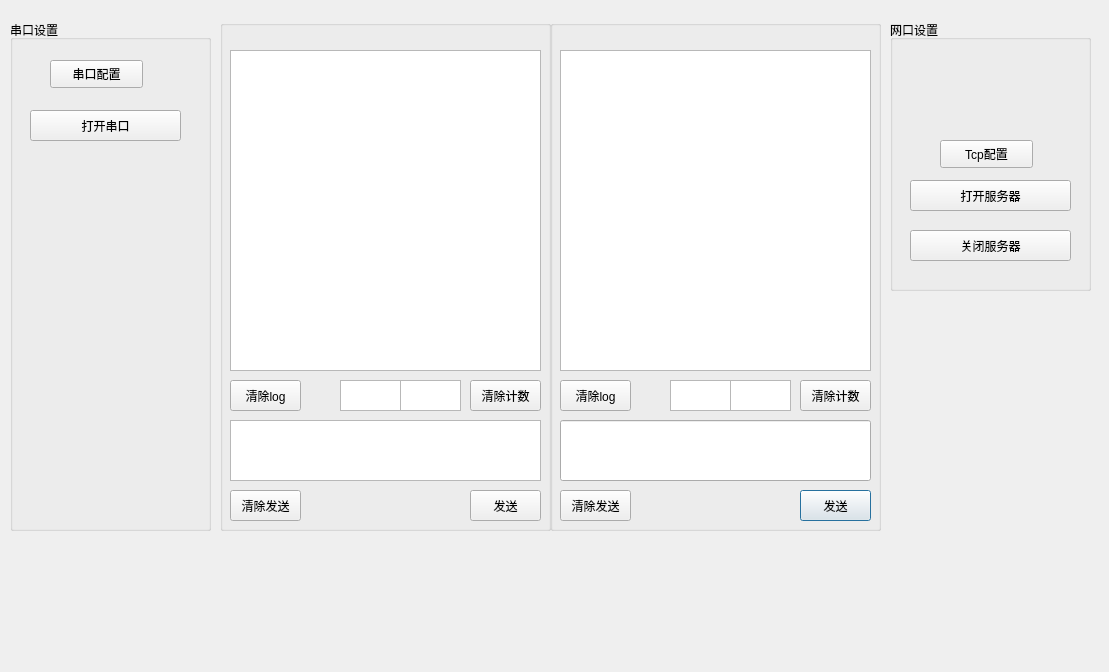
<?xml version="1.0" encoding="UTF-8"?>
<ui version="4.0">
 <class>Module1Dialog</class>
 <widget class="QDialog" name="Module1Dialog">
  <property name="geometry">
   <rect>
    <x>0</x>
    <y>0</y>
    <width>1109</width>
    <height>672</height>
   </rect>
  </property>
  <property name="windowTitle">
   <string>Dialog</string>
  </property>
  <widget class="QGroupBox" name="tcp_display_group">
   <property name="geometry">
    <rect>
     <x>550</x>
     <y>20</y>
     <width>331</width>
     <height>511</height>
    </rect>
   </property>
   <property name="title">
    <string/>
   </property>
   <widget class="QPushButton" name="pushButtonSend">
    <property name="geometry">
     <rect>
      <x>250</x>
      <y>470</y>
      <width>71</width>
      <height>31</height>
     </rect>
    </property>
    <property name="text">
     <string>发送</string>
    </property>
   </widget>
   <widget class="QPushButton" name="log_clear_tcp">
    <property name="geometry">
     <rect>
      <x>10</x>
      <y>360</y>
      <width>71</width>
      <height>31</height>
     </rect>
    </property>
    <property name="text">
     <string>清除log</string>
    </property>
   </widget>
   <widget class="QTextEdit" name="tx_display_tcp">
    <property name="enabled">
     <bool>true</bool>
    </property>
    <property name="geometry">
     <rect>
      <x>120</x>
      <y>360</y>
      <width>61</width>
      <height>31</height>
     </rect>
    </property>
   </widget>
   <widget class="QPushButton" name="rxtx_clear_tcp">
    <property name="geometry">
     <rect>
      <x>250</x>
      <y>360</y>
      <width>71</width>
      <height>31</height>
     </rect>
    </property>
    <property name="text">
     <string>清除计数</string>
    </property>
   </widget>
   <widget class="QTextEdit" name="textEditLog">
    <property name="geometry">
     <rect>
      <x>10</x>
      <y>30</y>
      <width>311</width>
      <height>321</height>
     </rect>
    </property>
   </widget>
   <widget class="QTextEdit" name="rx_display_tcp">
    <property name="geometry">
     <rect>
      <x>180</x>
      <y>360</y>
      <width>61</width>
      <height>31</height>
     </rect>
    </property>
   </widget>
   <widget class="QPushButton" name="tx_data_clear_tcp">
    <property name="geometry">
     <rect>
      <x>10</x>
      <y>470</y>
      <width>71</width>
      <height>31</height>
     </rect>
    </property>
    <property name="text">
     <string>清除发送</string>
    </property>
   </widget>
   <widget class="QLineEdit" name="lineEditTextToSend">
    <property name="geometry">
     <rect>
      <x>10</x>
      <y>400</y>
      <width>311</width>
      <height>61</height>
     </rect>
    </property>
   </widget>
  </widget>
  <widget class="QGroupBox" name="groupBox_2">
   <property name="geometry">
    <rect>
     <x>890</x>
     <y>20</y>
     <width>201</width>
     <height>271</height>
    </rect>
   </property>
   <property name="title">
    <string>网口设置</string>
   </property>
   <widget class="QPushButton" name="pushButtonConnect">
    <property name="geometry">
     <rect>
      <x>20</x>
      <y>160</y>
      <width>161</width>
      <height>31</height>
     </rect>
    </property>
    <property name="text">
     <string>打开服务器</string>
    </property>
   </widget>
   <widget class="QPushButton" name="pushButtonDisConnect">
    <property name="geometry">
     <rect>
      <x>20</x>
      <y>210</y>
      <width>161</width>
      <height>31</height>
     </rect>
    </property>
    <property name="text">
     <string>关闭服务器</string>
    </property>
   </widget>
   <widget class="QPushButton" name="tcpConfigButton">
    <property name="geometry">
     <rect>
      <x>50</x>
      <y>120</y>
      <width>93</width>
      <height>28</height>
     </rect>
    </property>
    <property name="text">
     <string>Tcp配置</string>
    </property>
   </widget>
  </widget>
  <widget class="QGroupBox" name="serial_display_group">
   <property name="geometry">
    <rect>
     <x>220</x>
     <y>20</y>
     <width>331</width>
     <height>511</height>
    </rect>
   </property>
   <property name="title">
    <string/>
   </property>
   <widget class="QPushButton" name="send_button">
    <property name="geometry">
     <rect>
      <x>250</x>
      <y>470</y>
      <width>71</width>
      <height>31</height>
     </rect>
    </property>
    <property name="text">
     <string>发送</string>
    </property>
   </widget>
   <widget class="QTextEdit" name="log_display">
    <property name="geometry">
     <rect>
      <x>10</x>
      <y>30</y>
      <width>311</width>
      <height>321</height>
     </rect>
    </property>
   </widget>
   <widget class="QPushButton" name="tx_data_clear">
    <property name="geometry">
     <rect>
      <x>10</x>
      <y>470</y>
      <width>71</width>
      <height>31</height>
     </rect>
    </property>
    <property name="text">
     <string>清除发送</string>
    </property>
   </widget>
   <widget class="QPushButton" name="log_clear">
    <property name="geometry">
     <rect>
      <x>10</x>
      <y>360</y>
      <width>71</width>
      <height>31</height>
     </rect>
    </property>
    <property name="text">
     <string>清除log</string>
    </property>
   </widget>
   <widget class="QPushButton" name="rxtx_clear">
    <property name="geometry">
     <rect>
      <x>250</x>
      <y>360</y>
      <width>71</width>
      <height>31</height>
     </rect>
    </property>
    <property name="text">
     <string>清除计数</string>
    </property>
   </widget>
   <widget class="QTextEdit" name="tx_display">
    <property name="enabled">
     <bool>true</bool>
    </property>
    <property name="geometry">
     <rect>
      <x>120</x>
      <y>360</y>
      <width>61</width>
      <height>31</height>
     </rect>
    </property>
   </widget>
   <widget class="QTextEdit" name="send_data_display">
    <property name="geometry">
     <rect>
      <x>10</x>
      <y>400</y>
      <width>311</width>
      <height>61</height>
     </rect>
    </property>
   </widget>
   <widget class="QTextEdit" name="rx_display">
    <property name="geometry">
     <rect>
      <x>180</x>
      <y>360</y>
      <width>61</width>
      <height>31</height>
     </rect>
    </property>
   </widget>
  </widget>
  <widget class="QGroupBox" name="groupBox">
   <property name="geometry">
    <rect>
     <x>10</x>
     <y>20</y>
     <width>201</width>
     <height>511</height>
    </rect>
   </property>
   <property name="title">
    <string>串口设置</string>
   </property>
   <widget class="QPushButton" name="serial_switch">
    <property name="geometry">
     <rect>
      <x>20</x>
      <y>90</y>
      <width>151</width>
      <height>31</height>
     </rect>
    </property>
    <property name="text">
     <string>打开串口</string>
    </property>
   </widget>
   <widget class="QPushButton" name="serialConfigButton">
    <property name="geometry">
     <rect>
      <x>40</x>
      <y>40</y>
      <width>93</width>
      <height>28</height>
     </rect>
    </property>
    <property name="text">
     <string>串口配置</string>
    </property>
   </widget>
  </widget>
 </widget>
 <resources/>
 <connections/>
</ui>
